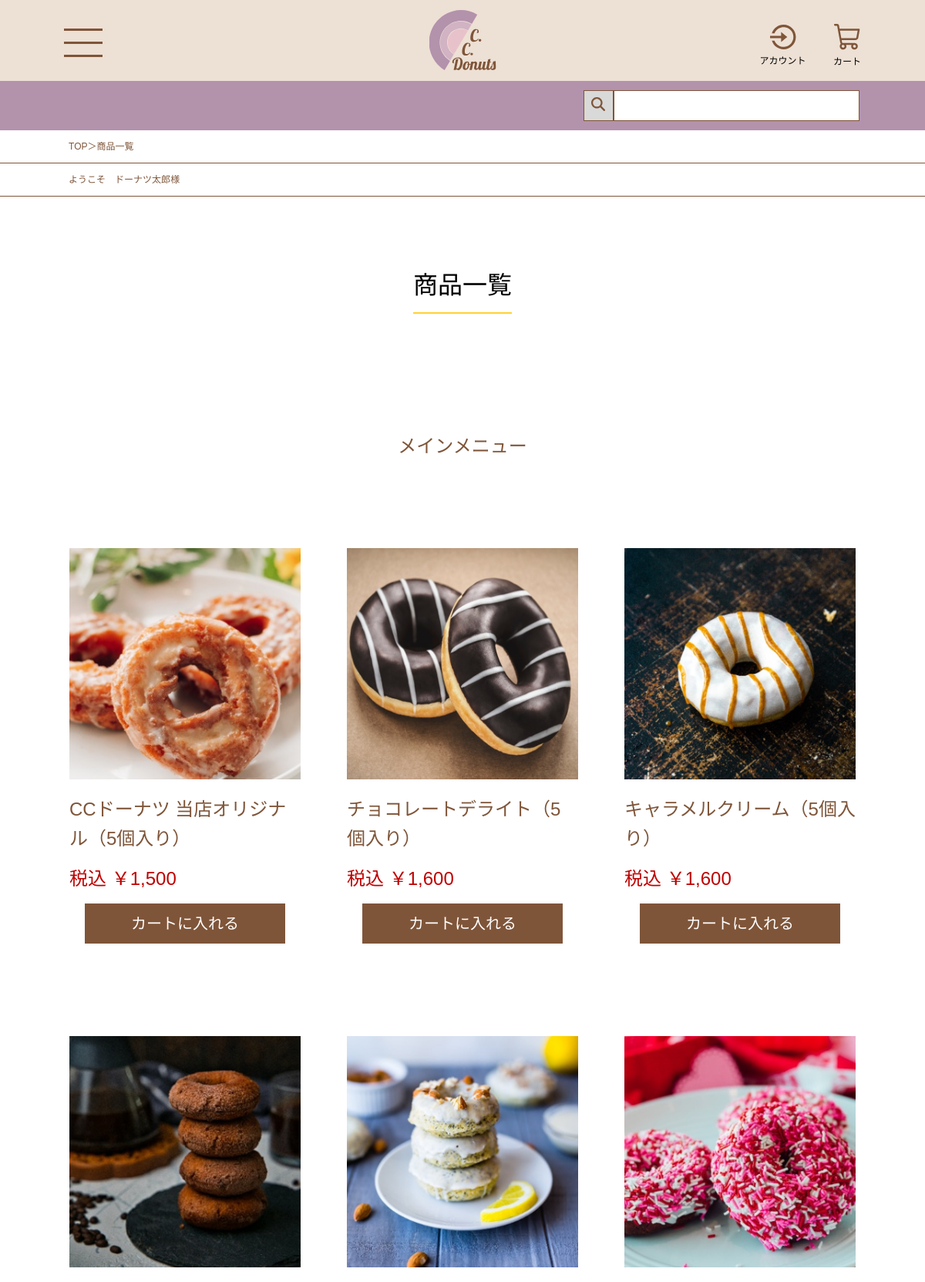
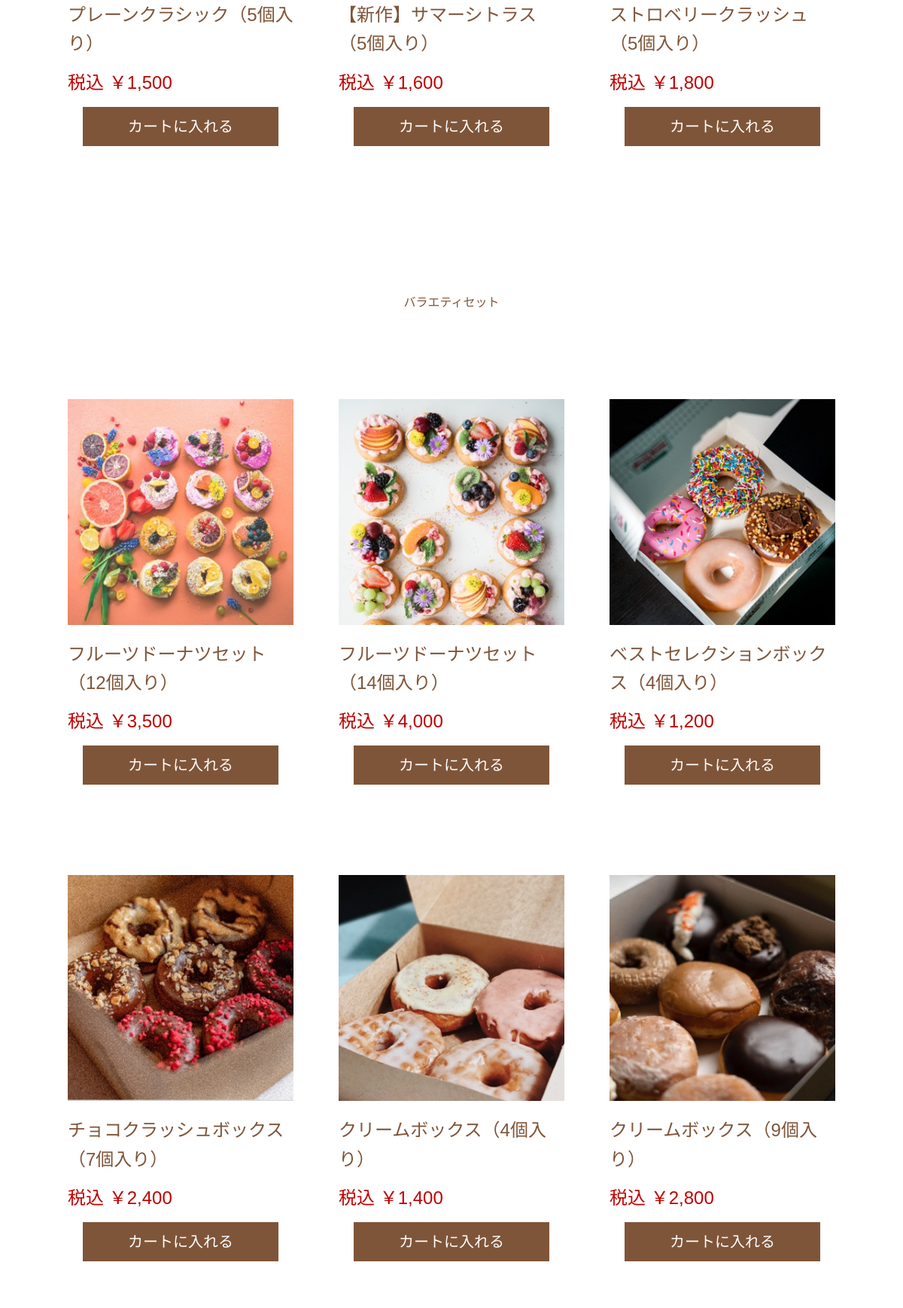
/product.php (signed in, upper part), run on the app's committed database (2 pictures, top to bottom).
### tables this page shows
CREATE TABLE `products` (
  `id` int(11) NOT NULL,
  `name` varchar(50) NOT NULL,
  `price` int(11) NOT NULL,
  `introduction` varchar(1000) NOT NULL,
  `is_new` int(11) NOT NULL
);

### app/function.php (called while the page is built)
<?php
function getProductImagePath(int $productId): string
{
    return './images/products/product' . $productId . '.jpg';
}

### product.php (the view, shortened to what this page needs)
<?php
require_once __DIR__ . '/app/db.php';
require_once __DIR__ . '/app/function.php';
$keyword = $_GET['keyword'] ?? '';
$keyword = trim($keyword);
if ($keyword === '') {
    $stmt = $pdo->query('SELECT id, name, price FROM products ORDER BY id ASC');
} else {
    $pattern = '%' . strtr($keyword, ['!' => '!!', '%' => '!%', '_' => '!_']) . '%';
    $stmt = $pdo->prepare("SELECT id, name, price FROM products WHERE name LIKE :keyword ESCAPE '!' ORDER BY id ASC");
    $stmt->execute(['keyword' => $pattern]);
}
$products = $stmt->fetchAll();
?>
<?php require __DIR__ . '/header.php'; ?>
<section class="productSection">
    <div class="designWrap productPage">
        <div class="subTitleDesign">
            <h2>商品一覧</h2>
        </div>
        <h4 class="textDesign">メインメニュー</h4>
        <div class="productOuterWrap">
            <?php foreach ($products as $product): ?>
                <?php if ((int) $product['id'] <= 6): ?>
                <?php
                $imagePath = getProductImagePath((int) $product['id']);
                ?>
                <div class="productInnerWrap">
                     <a href="productDetail.php?id=<?= (int) $product['id']?>">
                        <div class="productImageContainer">
                            <img
                                src="<?= htmlspecialchars($imagePath, ENT_QUOTES, 'UTF-8') ?>"
                                alt="<?= htmlspecialchars($product['name'], ENT_QUOTES, 'UTF-8') ?>"
                            >
                        </div>
                        <p class="productCardName textDesign">
                            <?= htmlspecialchars($product['name'], ENT_QUOTES, 'UTF-8') ?>
                        </p>
                    </a>
                    <p class="rankingProductPrice textDesign">
                        税込 ￥<?= number_format((int) $product['price']) ?>
                    </p>
                    <form action="cart.php" method="post">
    <button class="cartButton" type="submit">カートに入れる</button>
</form>
                </div>
                <?php endif; ?>
            <?php endforeach; ?>
        </div>
        <h4>バラエティセット</h4>
            <div class="productOuterWrap">
            <?php foreach ($products as $product): ?>
                <?php if ((int) $product['id'] >= 7): ?>
                <?php
                $imagePath = getProductImagePath((int) $product['id']);
                ?>
                <div class="productInnerWrap">
                    <a href="productDetail.php?id=<?= (int) $product['id']?>">
                        <div class="productImageContainer">
                            <img
                                src="<?= htmlspecialchars($imagePath, ENT_QUOTES, 'UTF-8') ?>"
                                alt="<?= htmlspecialchars($product['name'], ENT_QUOTES, 'UTF-8') ?>"
                            >
                        </div>
                        <p class="productCardName textDesign">
                            <?= htmlspecialchars($product['name'], ENT_QUOTES, 'UTF-8') ?>
                        </p>
                    </a>
                    <p class="rankingProductPrice textDesign">
                        税込 ￥<?= number_format((int) $product['price']) ?>
                    </p>
                    <form action="cart.php" method="post">
    <button class="cartButton" type="submit">カートに入れる</button>
</form>
                </div>
                <?php endif; ?>
            <?php endforeach; ?>
    </div>
</section>
<?php require __DIR__ . '/footer.php'; ?>

### styles/style.css (style rules this page uses)
:root { font-family: "Noto Sans JP", sans-serif; font-size: 16px; line-height: 1; font-weight: 400; font-style: normal; }
.designWrap { padding-inline: clamp(12px, -14.87px + 7.1645vw, 83px); }
.textDesign { font-size: 1.5rem; }
.productCardName { max-width: 100%; height: 76.8px; line-height: 1.6; color: #7F5539; font-weight: 500; margin-block: 20px; }
.rankingProductPrice { font-weight: 400; color: #bf0000; margin-block: 20px; }
.cartButton { font-size: 1.25rem; color: #ffffff; background-color: #7F5539; max-width: 260px; width: 100%; height: 52px; text-align: center; margin-inline: auto; display: block; }
.subTitleDesign { max-width: 100%; height: 232px; display: flex; align-items: center; justify-content: center; }
.subTitleDesign h2 { font-size: 2rem; height: 72px; border-bottom: 2px solid #ffd233; display: flex; align-items: center; }
.productSection h4 { margin-block: 80px 120px; text-align: center; color: #7F5539; }
.productOuterWrap { max-width: 1200px; margin: 0 auto 200px; display: flex; justify-content: center; flex-wrap: wrap; row-gap: 120px; column-gap: 60px; }
.productInnerWrap { max-width: clamp(248px, 155.53px + 12.0401vw, 320px); }
.productImageContainer { width: 100%; height: clamp(248px, 155.53px + 12.0401vw, 320px); overflow: hidden; }
.productImageContainer img { width: 100%; }
.productCardName { height: auto; min-height: 3.2em; }

### data on the page
products: shows a picture, name "CCドーナツ 当店オリジナル（5個入り）", price "1,500"
products: shows a picture, name "チョコレートデライト（5個入り）", price "1,600"
products: shows a picture, name "キャラメルクリーム（5個入り）", price "1,600"
products: shows a picture, name "プレーンクラシック（5個入り）", price "1,500"
products: shows a picture, name "【新作】サマーシトラス（5個入り）", price "1,600"
products: shows a picture, name "ストロベリークラッシュ（5個入り）", price "1,800"
products: shows a picture, name "フルーツドーナツセット（12個入り）", price "3,500"
products: shows a picture, name "フルーツドーナツセット（14個入り）", price "4,000"
products: shows a picture, name "ベストセレクションボックス（4個入り）", price "1,200"
products: shows a picture, name "チョコクラッシュボックス（7個入り）", price "2,400"
products: shows a picture, name "クリームボックス（4個入り）", price "1,400"
products: shows a picture, name "クリームボックス（9個入り）", price "2,800"

### other printed values
$ANNOUNCE "ドーナツ太郎"
